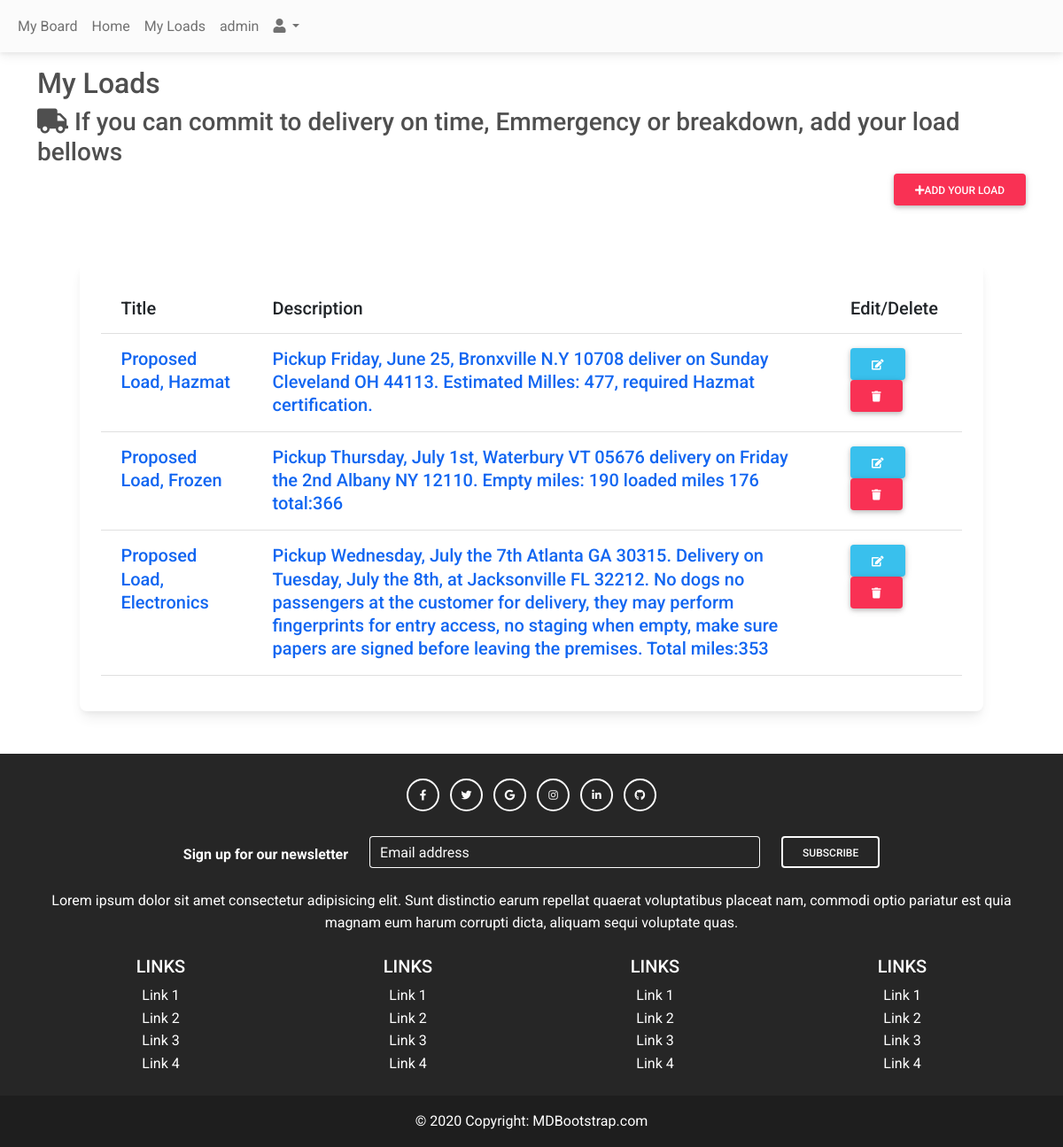
The app's page /my-admin/my-loads (signed in), older data.
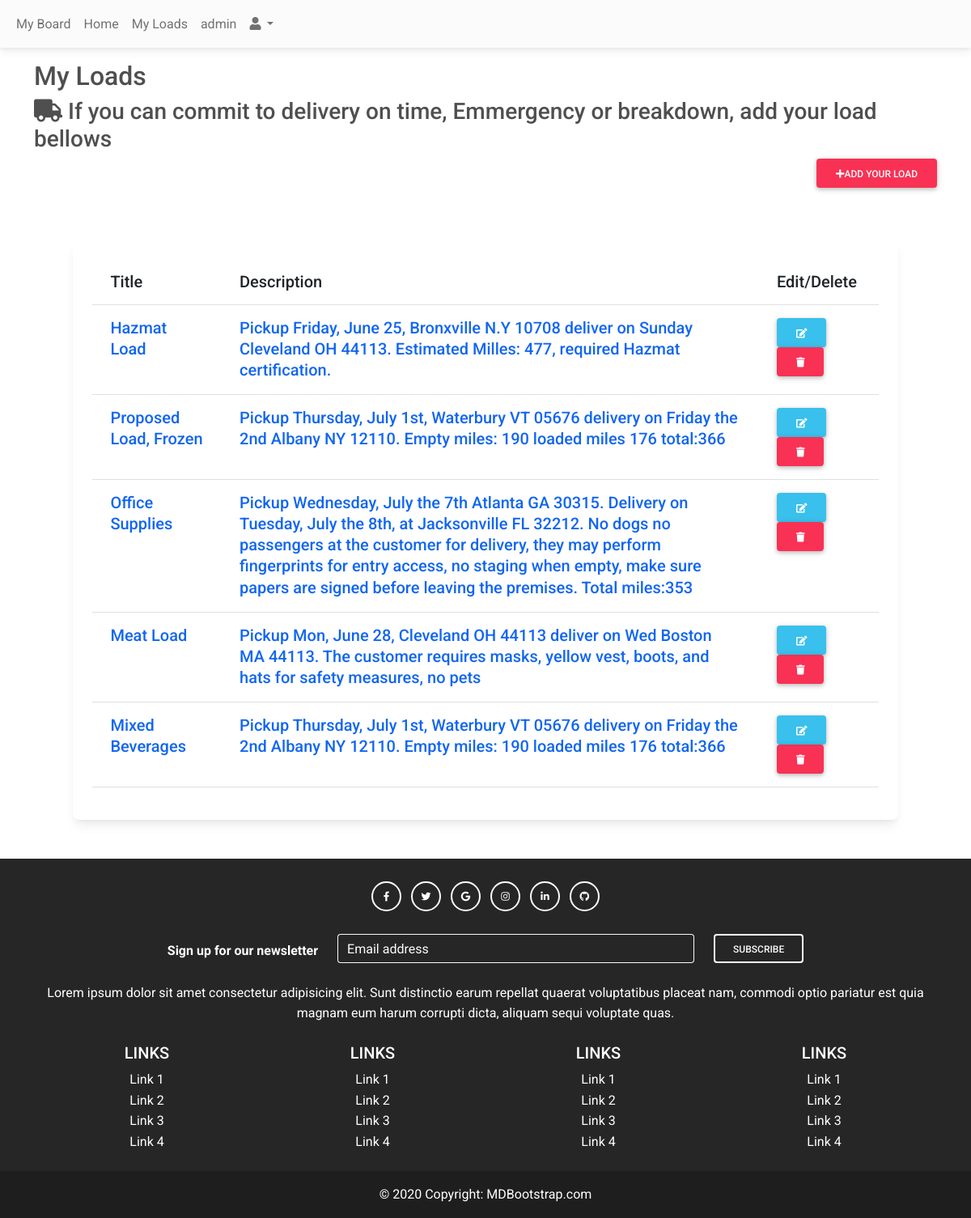
The same page, newer data.
### blog/models.py (models this page shows, shortened)
class Load(models.Model):
    user = models.ForeignKey(User, on_delete=models.CASCADE, null=True)
    price = models.CharField(max_length=20)
    title = models.CharField(max_length=50)
    category = models.ForeignKey(Category, on_delete=models.CASCADE)
    desc = models.TextField()
    image = models.ImageField(null=True, blank=True)
    created_at = models.DateTimeField(auto_now_add=True)
    update_at = models.DateTimeField(auto_now = True)
    def __str__(self):
        return self.title

### app_admin/views.py (the view)
# urls.py: path('my-loads', user_loads, name="my-loads"),
def user_loads(request):
    if not request.user.is_authenticated:
        return rredirect('login')
    list_loads = Load.objects.filter(user= request.user)
    return render(request, 'my-loads.html', {'list_loads': list_loads})

### app_admin/templates/my-loads.html
{% extends 'partials/base2.html' %}
{% block content %}
<div class="container">
    <div class="row">
        <div class="col-md-12">
            <h2 class="mt-3">My Loads</h2>
        </div>
        <h3><i class="fas fa-truck"></i> If you can commit to delivery on time, Emmergency or breakdown, add your load
            bellows</h3>
        <div class="col-md-12 mb-3">
            <a href="{% url 'add-load' %}" class="btn btn-danger float-end"><i class="fas fa-plus"></i>Add Your Load</a>
        </div>
        <div class="col-md-12">
            {% if list_loads %}
            <div class="card m-5">
                <div class="card-body">
                    <table class="table table-hover">
                        <thead>
                            <tr class=h5>
                                <th>Title</th>
                                <th>Description</th>
                                <th>Edit/Delete</th>
                            </tr>
                        </thead>
                        <tbody>
                            {% for load in list_loads %}
                            <tr>
                                <td><a href="" class="h5">{{load}}</a></td>
                                <td><a href="" class="h5">{{load.desc}}</a></td>
                                <td>
                                    <a href="{% url 'update-load' load.pk %}" class="btn btn-info"><i class="fas fa-edit"></i></a>
                                    <a href="{% url 'delete-load' load.pk %}" class="btn btn-danger"><i class="fas fa-trash"></i></a>
                                </td>
                            </tr>
                            {% endfor %}
                        </tbody>
                    </table>
                </div>
            </div>
            {% else %}
            <h3>You don't have any load</h3>
            {% endif %}
        </div>
    </div>
</div>
{% endblock %}

Row changes from the older to the newer data that the page shows:
changed Load: title "Proposed Load, Hazmat" → "Hazmat Load"
changed Load: title "Proposed Load, Electronics" → "Office Supplies"
added Load: title "Meat Load", desc "Pickup Mon, June 28, Cleveland OH 44113 deliver on Wed Boston MA 44113. The customer requires masks, yellow vest, boots, and hats for safety measures, no pets"
added Load: title "Mixed Beverages", desc "Pickup Thursday, July 1st, Waterbury VT 05676 delivery on Friday the 2nd Albany NY 12110. Empty miles: 190 loaded miles 176 total:366"
